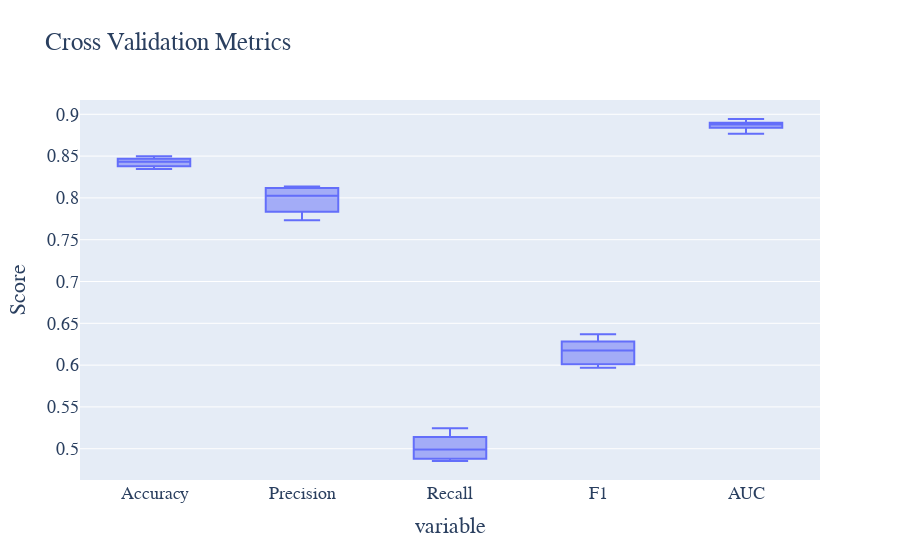

This figure's notebook cell:
### Code cell
# 执行交叉验证
cv_results = cross_validate(lr_model, X_train, y_train, cv=10, scoring=['accuracy', 'precision', 'recall', 'f1', 'roc_auc'])

# 提取交叉验证结果
cv_accuracy = cv_results['test_accuracy']
cv_precision = cv_results['test_precision']
cv_recall = cv_results['test_recall']
cv_f1 = cv_results['test_f1']
cv_roc = cv_results['test_roc_auc']

# 绘制交叉验证结果的箱线图
cv_metrics_data = pd.DataFrame({
    'Accuracy': cv_accuracy,
    'Precision': cv_precision,
    'Recall': cv_recall,
    'F1': cv_f1,
    'AUC': cv_roc
})

# 绘制交叉验证结果的箱线图
fig = px.box(cv_metrics_data, title='Cross Validation Metrics')
fig.update_layout(
    yaxis_title='Score', showlegend=False,
    font=dict(family='Times New Roman', size=18)
)
fig.write_html('Image/4_6_6_5.html')
fig.show()

### Figure 1 — Plotly figure (JSON) as saved in the notebook; plotly's stock layout.template omitted (floating-point values rounded to 4 significant figures)
{"data": [{"alignmentgroup": "True", "hovertemplate": "variable=%{x}<br>value=%{y}<extra></extra>", "legendgroup": "", "marker": {"color": "#636efa"}, "name": "", "notched": false, "offsetgroup": "", "orientation": "v", "showlegend": false, "type": "box", "x": ["Accuracy", "Accuracy", "Accuracy", "Accuracy", "Accuracy", "Accuracy", "Accuracy", "Accuracy", "Accuracy", "Accuracy", "Precision", "Precision", "Precision", "Precision", "Precision", "Precision", "Precision", "Precision", "Precision", "Precision", "Recall", "Recall", "Recall", "Recall", "Recall", "Recall", "Recall", "Recall", "Recall", "Recall", "F1", "F1", "F1", "F1", "F1", "F1", "F1", "F1", "F1", "F1", "AUC", "AUC", "AUC", "AUC", "AUC", "AUC", "AUC", "AUC", "AUC", "AUC"], "x0": " ", "xaxis": "x", "y": [0.8347, 0.8403, 0.843, 0.838, 0.8457, 0.8467, 0.8363, 0.8497, 0.847, 0.8437, 0.7733, 0.7991, 0.8119, 0.7896, 0.8059, 0.8128, 0.7792, 0.8137, 0.8092, 0.7833, 0.486, 0.488, 0.4893, 0.4853, 0.5093, 0.5087, 0.4887, 0.5233, 0.514, 0.5246, 0.5969, 0.606, 0.6106, 0.6012, 0.6242, 0.6257, 0.6007, 0.637, 0.6287, 0.6284, 0.8838, 0.8768, 0.8899, 0.8797, 0.885, 0.8944, 0.8874, 0.8881, 0.8934, 0.89], "y0": " ", "yaxis": "y"}], "layout": {"boxmode": "group", "font": {"family": "Times New Roman", "size": 18}, "legend": {"tracegroupgap": 0}, "showlegend": false, "title": {"text": "Cross Validation Metrics"}, "xaxis": {"anchor": "y", "domain": [0, 1], "title": {"text": "variable"}}, "yaxis": {"anchor": "x", "domain": [0, 1], "title": {"text": "Score"}}}}
